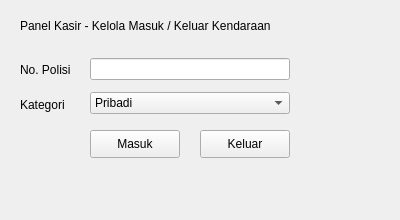
<?xml version="1.0" encoding="UTF-8"?>
<ui version="4.0">
 <class>MainWindow</class>
 <widget class="QMainWindow" name="MainWindow">
  <property name="geometry">
   <rect>
    <x>0</x>
    <y>0</y>
    <width>400</width>
    <height>220</height>
   </rect>
  </property>
  <property name="windowTitle">
   <string>Kasir - Parkir</string>
  </property>
  <widget class="QWidget" name="centralwidget">
   <widget class="QLabel" name="label">
    <property name="geometry">
     <rect>
      <x>20</x>
      <y>10</y>
      <width>361</width>
      <height>31</height>
     </rect>
    </property>
    <property name="text">
     <string>Panel Kasir - Kelola Masuk / Keluar Kendaraan</string>
    </property>
   </widget>
   <widget class="QLabel" name="label_nopol">
    <property name="geometry">
     <rect>
      <x>20</x>
      <y>60</y>
      <width>60</width>
      <height>20</height>
     </rect>
    </property>
    <property name="text"><string>No. Polisi</string></property>
   </widget>
   <widget class="QLineEdit" name="lineEdit_nopol">
    <property name="geometry">
     <rect>
      <x>90</x>
      <y>58</y>
      <width>200</width>
      <height>22</height>
     </rect>
    </property>
   </widget>
   <widget class="QLabel" name="label_kategori">
    <property name="geometry">
     <rect>
      <x>20</x>
      <y>95</y>
      <width>60</width>
      <height>20</height>
     </rect>
    </property>
    <property name="text"><string>Kategori</string></property>
   </widget>
   <widget class="QComboBox" name="comboBox_kategori">
    <property name="geometry">
     <rect>
      <x>90</x>
      <y>92</y>
      <width>200</width>
      <height>22</height>
     </rect>
    </property>
    <item>
     <property name="text"><string>Pribadi</string></property>
    </item>
    <item>
     <property name="text"><string>Bus</string></property>
    </item>
    <item>
     <property name="text"><string>Lainnya</string></property>
    </item>
   </widget>
   <widget class="QPushButton" name="pushButton_masuk">
    <property name="geometry">
     <rect>
      <x>90</x>
      <y>130</y>
      <width>90</width>
      <height>28</height>
     </rect>
    </property>
    <property name="text"><string>Masuk</string></property>
   </widget>
   <widget class="QPushButton" name="pushButton_keluar">
    <property name="geometry">
     <rect>
      <x>200</x>
      <y>130</y>
      <width>90</width>
      <height>28</height>
     </rect>
    </property>
    <property name="text"><string>Keluar</string></property>
   </widget>
  </widget>
  <resources/>
  <connections/>
 </widget>
</ui>
